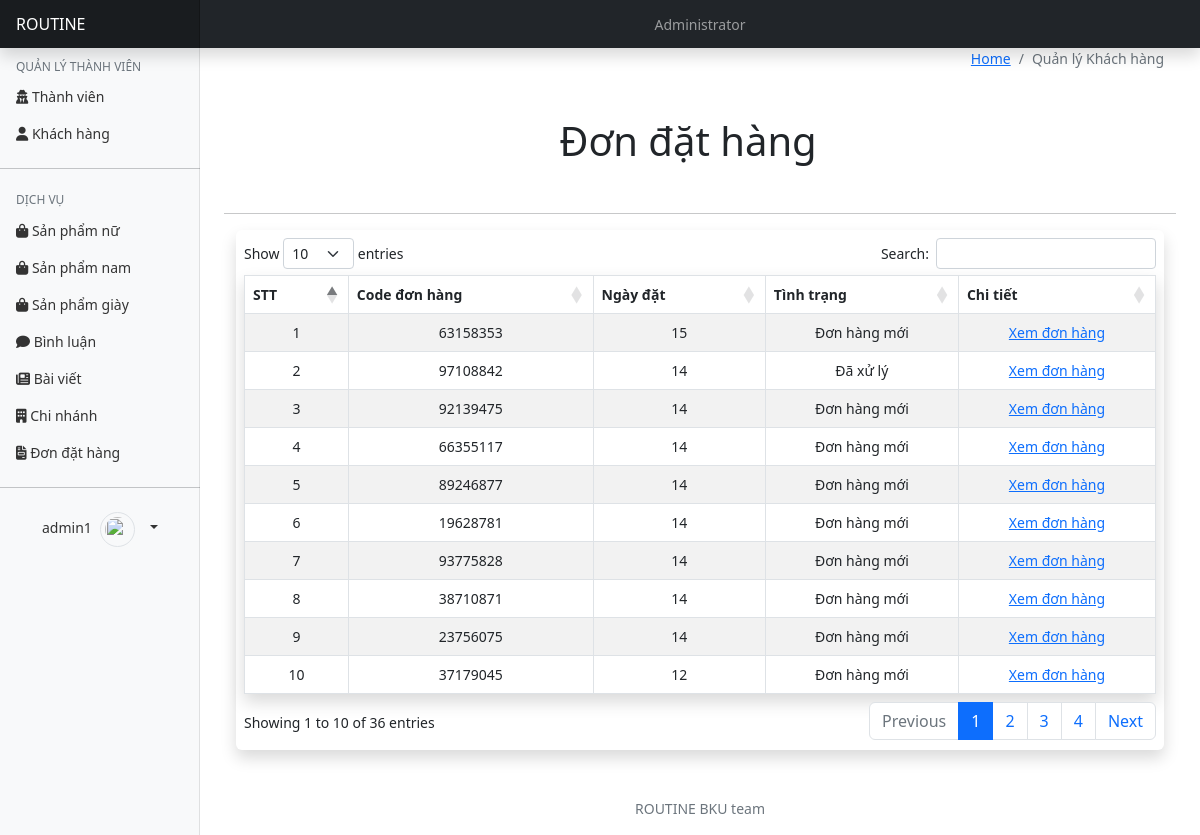
Screenshot of /index.php?page=admin&controller=order&action=index (signed in) with the database file from the repository.
### tables this page shows
CREATE TABLE `orders` (
  `order_id` int(11) NOT NULL,
  `order_code` int(11) NOT NULL,
  `order_date` int(11) NOT NULL,
  `order_status` int(11) NOT NULL,
  `user_email` varchar(100) NOT NULL
);

### controllers/admin/order_controller.php (called while the page is built, shortened)
<?php
require_once('models/order.php');
class OrderController extends BaseController
{
	public function index()
	{
		$this->render('index');
	}
    public function order()
	{
        $data['order'] = Order::list_order() ;
		return $data['order'] ;
	}
}

### routes.php (called while the page is built, shortened)
<?php
$controller = new $klass;
$controller->$action();

### index.php (called while the page is built, shortened)
<?php
require_once('routes.php');

### models/order.php (called while the page is built, shortened)
<?php
class Order
{
    static function list_order()
    {
        $db = DB::getInstance();
        $req = $db->query(
            " SELECT * FROM  orders ORDER BY order_id DESC " );
        return $req;
    }
}
?>

### views/admin/order/index.php (the view, shortened to what this page needs)
<?php
require_once('views/admin/header.php');
include_once('controllers/admin/order_controller.php') ;
$data = new OrderController ;
$order = $data->order() ;
?>
<?php
require_once('views/admin/content_layouts.php'); ?>
<div class="content-wrapper">
    <section class="content-header">
        <div class="container-fluid">
            <div class="float-end">
                <ol class="breadcrumb float-sm-right">
                    <li class="breadcrumb-item"><a href="#">Home</a></li>
                    <li class="breadcrumb-item active">Quản lý Khách hàng</li>
                </ol>
            </div>
        </div>
        <div class="container-fluid row">
            <div class="my-3">
                <p class="row">
                <h1 class="text-center">Đơn đặt hàng</h1>
                </p>
            </div>
        </div>
    </section>
    <hr>
    <section class="content">
        <div class="container-fluid">
            <div class="row">
                <div class="col-12">
                    <div class="shadow p-2 rounded">
                        <div class="">
                            <div class="row">
                                <div class="col-12">
                                    <table id="tab-comment" class="table table-bordered table-striped shadow">
                                        <thead>
                                            <tr class="text-center">
                                                <th class="d-none d-lg-table-cell">STT</th>
                                                <th class="d-none d-lg-table-cell">Code đơn hàng</th>
                                                <th class="d-none d-lg-table-cell">Ngày đặt</th>
                                                <th class="d-none d-lg-table-cell">Tình trạng</th>
                                                <th class="d-none d-lg-table-cell">Chi tiết</th>
                                            </tr>
                                        </thead>
                                        <tbody>
                                            <?php
                                           $i = 0 ;
                                            foreach ($order as $key => $ord) { ?>
                                                <tr class="text-center">
                                                  <?php $i++ ; ?>
                                                    <td class="d-none d-lg-table-cell">
                                                        <?php echo $i ; ?>
                                                    </td>
                                                    <td class="d-none d-lg-table-cell">
                                                       <?php echo $ord['order_code'] ?>
                                                    </td>
                                                    <td class="d-none d-lg-table-cell">
                                                         <?php echo $ord['order_date'] ?>
                                                    </td>
                                                    <td class="d-none d-lg-table-cell">
                                                         <?php if($ord['order_status'] == 0){echo "Đơn hàng mới";} else{echo "Đã xử lý";} ?>
                                                    </td>
                                                    <td class="d-none d-lg-table-cell">
                                                        <a href="index.php?page=admin&controller=order_details&id=<?php echo $ord['order_code'] ?>&action=index"> Xem đơn hàng </a>
                                                    </td>
                                                </tr>
                                            <?php
                                            }
                                            ?>
                                        </tbody>
                                    </table>
                                </div>
                            </div>
                        </div>
                    </div>
                </div>
            </div>
        </div>
    </section>
</div>
<?php
require_once('views/admin/footer.php'); ?>
</body>
</html>

### assets/stylesheets/db.css (style rules this page uses)
body { font-size: .875rem; }

### rows the page displays
orders: order_code "63158353", order_date "15", order_status "Đơn hàng mới"
orders: order_code "97108842", order_date "14", order_status "Đã xử lý"
orders: order_code "92139475", order_date "14", order_status "Đơn hàng mới"
orders: order_code "66355117", order_date "14", order_status "Đơn hàng mới"
orders: order_code "89246877", order_date "14", order_status "Đơn hàng mới"
orders: order_code "19628781", order_date "14", order_status "Đơn hàng mới"
orders: order_code "93775828", order_date "14", order_status "Đơn hàng mới"
orders: order_code "38710871", order_date "14", order_status "Đơn hàng mới"
orders: order_code "23756075", order_date "14", order_status "Đơn hàng mới"
orders: order_code "37179045", order_date "12", order_status "Đơn hàng mới"

### other values shown
$_SESSION["user"] "admin1"
